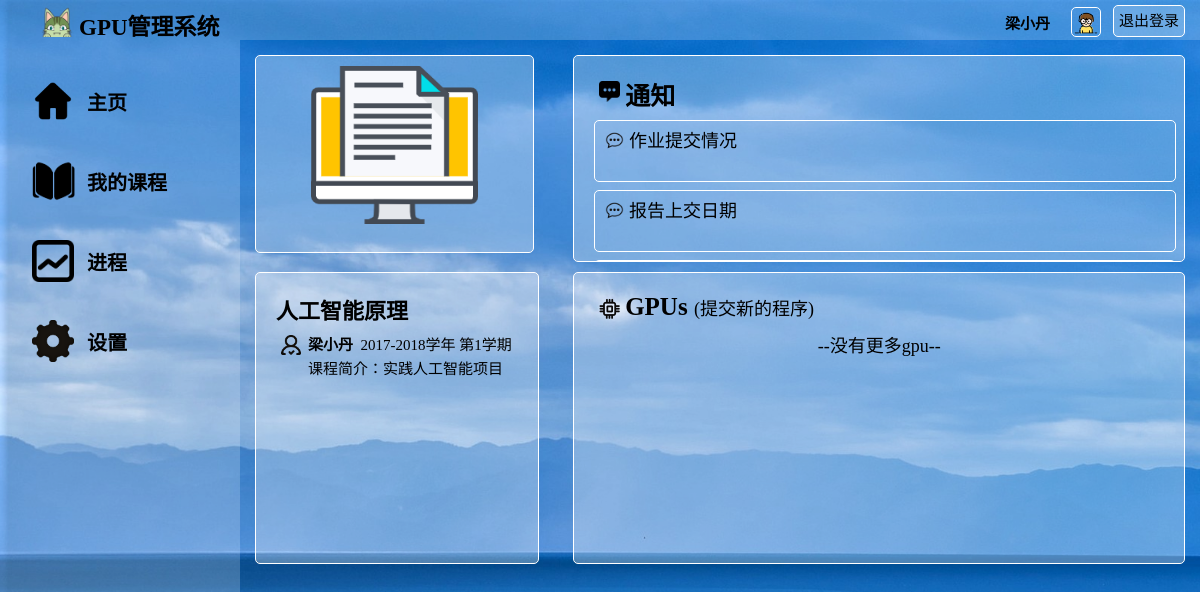
The app's page /my_courses/all_courses/2/ (signed in), older data.
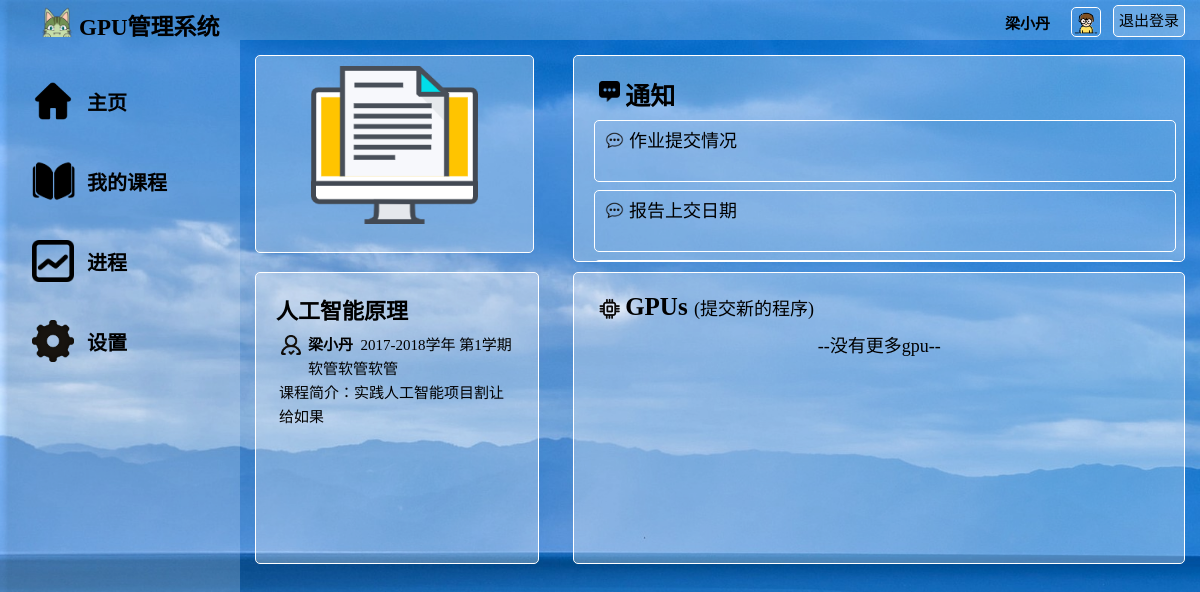
The same page, newer data.
### watchlist/models.py (models this page shows, shortened)
class User(db.Model, UserMixin):
    __tablename__ = 'User'
    id = db.Column(db.Integer, primary_key=True)                        # id（主键）
    username = db.Column(db.String(20))                                 # 用户名
    password_hash = db.Column(db.String(128))                           # 用户密码
    identity = db.Column(db.String(128))                                # 身份：学生or老师
    pic_path = db.Column(db.String(128), default="/static/pic/1.jpg")  # 用户头像地址
    stu_id = db.Column(db.String(20), default="未填写")                 # 学生学号
    ingrade = db.Column(db.String(20), default="未填写")                # 学生年级
    inclass = db.Column(db.String(20), default="未填写")                # 学生年班级

class Message(db.Model):
    __tablename__ = 'Message'
    id = db.Column(db.Integer, primary_key=True)                           # id（主键）
    course_name = db.Column(db.String(50), db.ForeignKey('Course.name'))   # 消息对应的课程
    title = db.Column(db.String(50))                                       # 消息的标题
    info = db.Column(db.String(1000))                                      # 消息的内容

class Course(db.Model):
    __tablename__ = 'Course'
    id = db.Column(db.Integer, primary_key=True)  # id（主键）
    name = db.Column(db.String(50))               # 课程名称
    teacher = db.Column(db.String(50))            # 任课老师
    time = db.Column(db.String(50))               # 授课时间（学年、学期）
    info = db.Column(db.String(300))              # 课程其他信息
    pic_path = db.Column(db.String(128), default="/static/pic/course_logo.png") # 课程头像

### watchlist/views.py (the view)
@app.route('/my_courses/all_courses/<int:id>/', methods=['GET', 'POST'])
@login_required
def course_xxx(id):
    course = Course.query.filter_by(id=id).first()
    messages = Message.query.all()
    gpus = GPU.query.all()
    return render_template('course_xxx.html', course=course, messages=messages, gpus=gpus)

### watchlist/__init__.py (called while the page is built)
@login_manager.user_loader
def load_user(user_id):
    from watchlist.models import User
    user = User.query.get(int(user_id))
    return user

@app.context_processor
def inject_user():
    from watchlist.models import User
    user = User.query.first()
    return dict(user=user)

### watchlist/templates/course_xxx.html (shortened to what this page needs)
<!DOCTYPE html>
<html lang="en">
<head>
	<link rel="stylesheet" href="/static/style_student.css" />
</head>
<body>
	<div id="container">
		<div id="header" >
			<div id="logo">
	            <img src="/static/pic/logo.png" alt="">
	            <span>GPU管理系统</span>
	        </div>
			<div id="other">
				<form form method="POST" action="/logout/">
					<a id="login_out" href="/logout/" class="button">退出登录</a>
					<div id="user_img">
						<img src="{{ current_user.pic_path }}" alt="image">
					</div>
					<div id="user_name">
						<span>{{ current_user.username }}</span>
					</div>
				</form>
			</div>
		</div>
		<div id="main">
			<div id="aside">
				<br>
				<div id="Home Page">
					<div class="asidepic">
						<img src="/static/pic/home.png" alt="">
					</div>
					<div class="asidechoices">
						<a href="/index/">主页</a>
					</div>
				</div>
				<div id="My courses">
					<div class="asidepic">
						<img src="/static/pic/courses.png" alt="">
					</div>
					<div class="asidechoices">
						<a href="/my_courses/">我的课程</a>
					</div>
				</div>
				<div id="Process">
					<div class="asidepic">
						<img src="/static/pic/process.png" alt="">
					</div>
					<div class="asidechoices">
						<a href="/process/">进程</a>
					</div>
				</div>
				<div id="Settings">
					<div class="asidepic">
						<img src="/static/pic/settings.png" alt="">
					</div>
					<div class="asidechoices">
						<a href="/settings/">设置</a>
					</div>
				</div>
			</div>
			<div id="content">
				<div id="course_above">
					<div id="course_photo">
						<img src="/static/pic/course_logo.png" alt="">
					</div>
					<div id="course_notice">
						<div class="index_img">
							<img src="/static/pic/message.png" alt="">
						</div>
						<span>
							通知
						</span>
						{% for m in messages %}
						{% if m['course_name'] == course['name'] %}
						<div class="coursegpubox">
							<a href="/message/{{ m['id'] }}/">
								<div class="index_img">
									<img src="/static/pic/message_.png" alt="">
								</div>
								{{ m['title'] }}
							</a>
						</div>
						{% endif %}
						{% endfor %}
					</div>
				</div>
				<div id="course_below">
					<div id="courseinfo">
						<p href="xxx.html" style="font-size: 22px;font-weight: bold;">{{ course.name }}</p>
						<div id="info" class="information">
							<div id="teacherpic" class="teacherpic">
								<img src="/static/pic/teacher.png" alt="">
							</div>
							<strong id="teacher">{{ course.teacher }}&nbsp</strong>
							<span id="term">{{ course.time }}</span>
							<p>课程简介：{{ course.info }}</p>
						</div>
					</div>
					<div id="coursegpu">
						<div class="index_img">
							<img src="/static/pic/gpu_big.png" alt="">
						</div>
						<span>
							GPUs
							<span style="font-weight:normal;font-size:18px;">(提交新的程序)</span>
						</span>
						<p class="index_box_no">--没有更多gpu--</p>
					</div>
				</div>
			</div>
		</div>
</body>
</html>

### watchlist/static/style_student.css (style rules this page uses)
* { margin: 0; padding: 0; font-family: "阿里巴巴普惠体", "微软雅黑"; color: black; }
html { height: 100%; background:url("pic/bg.gif") repeat-y; background-size: cover; }
#container { margin: 0; height: 100%; }
#header { height: 40px; width: 100%; position: fixed; z-index: 1000;left: 0; top: 0; }
#login_out { height: 30px; padding: 0 5px; margin:5px 15px 6px 2px; font-size:15px; line-height: 30px; float:right; background: rgba(255, 255, 255, 0.2); color:black; text-decoration: none; border:1px solid white; border-radius: 5px; }
#user_img { margin-top: 5px; margin-right: -40px padding-top: -50px; float: right; margin: 10px; height: 30px; width: 30px; }
#user_img img { margin-top:-15px; width: 95%; height:95%; border: 1px solid white; border-radius: 5px; }
#user_name { width: 80px; height: 88%; float: right; margin:1px -10px 1px 0; padding: 1px; color: black; text-align: right; }
#user_name span { font-size: 15px; font-weight: bold; }
#logo { height: 100%; width: 20%; float: left; background: rgba(255, 255, 255, 0.2); }
#logo img { float: left; margin-left: 40px; height: 85%; margin-top: 3px; }
#logo span { float: left; margin-left: 5px; margin-top: 8px; font-weight: bold; font-size: 23px; }
#other { height: 100%; width: 80%; float: left; background: rgba(255, 255, 255, 0.2); text-align: right; line-height: 40px; font-size: 20px; color: black; }
#other span { height: 80%; width: 20%; color: black; margin-right:20px; }
#main { height: auto; }
#aside { margin-top: 40px; float: left; width: 20%; height: 100%; background: rgba(255, 255, 255, 0.2); position: fixed; }
#aside div { height: 60px; margin: auto; text-align: left; margin-left: 5px; padding: 10px; }
#aside a { text-decoration: none; text-align: center; font-size: 20px; line-height: 50px; height: 60px; color: black; margin: 5px; padding: 2px; font-weight: bold; }
.asidepic { height: 80%; width: 25px; float: left; line-height: 100%; }
.asidepic img { height: 70%; margin: 2px; }
.asidechoices { height: 80%; float: left; margin:2px; padding: 2px; }
#content { float: right; width: 80%; height: 100%; overflow: auto; margin-top:40px; }
.index_img { height: 1.5em; float: left; line-height: 100%; }
.index_img img { height: 70%; margin: 5px; }
.index_box_no { font-size: 18px; margin: 10px; text-align: center }
.teacherpic { height: 10%; float: left; line-height: 100%; margin-right: 5px; }
.teacherpic img { height: 20px; margin: 2px; }
.information { margin-top: 5px; font-size: 15px; padding: 3px; line-height: 24px; overflow: auto; }
#course_above { margin:5px; height: 220px; width: 99%; clear:both; }
#course_below { margin:5px; height: 295px; width: 99%; clear:both; }
#course_photo { height: 80%; width: 27%; float: left; margin: 10px; padding: 10px; border: 1px solid white; background: rgba(255, 255, 255, 0.3); border-radius: 5px; text-align: center; }
#course_photo img { height: 90%; width: 65%; }
#course_notice { height: 165px; width: 60%; float: right; margin: 10px; border: 1px solid white; background: rgba(255, 255, 255, 0.3); padding: 20px; font-size: 20px; border-radius: 5px; overflow: auto; }
#course_notice a { color: black; text-decoration: none; font-size: 18px; }
#course_notice span { color: black; font-size: 25px; font-weight: bold; text-align: 100%; }
.coursegpubox { font-size: 18px; border: 1px solid white; height: 50px; width: 100%; border-radius: 5px; margin-top: 8px; padding: 5px; }
#courseinfo { height: 250px; width: 25.5%; float: left; margin: 0 10px; border: 1px solid white; background: rgba(255, 255, 255, 0.3); padding: 20px; font-size: 20px; border-radius: 5px; overflow: auto; }
#coursegpu { height: 250px; width: 60%; float: right; margin: 0px 10px; border: 1px solid white; background: rgba(255, 255, 255, 0.3); padding: 20px; font-size: 20px; border-radius: 5px; overflow: auto; }
#coursegpu span { color: black; font-size: 25px; font-weight: bold; text-align: 100%; }

Row changes from the older to the newer data that the page shows:
changed Course "人工智能原理": time "2017-2018学年 第1学期" → "2017-2018学年 第1学期软管软管软管"; info "实践人工智能项目" → "实践人工智能项目割让给如果"
